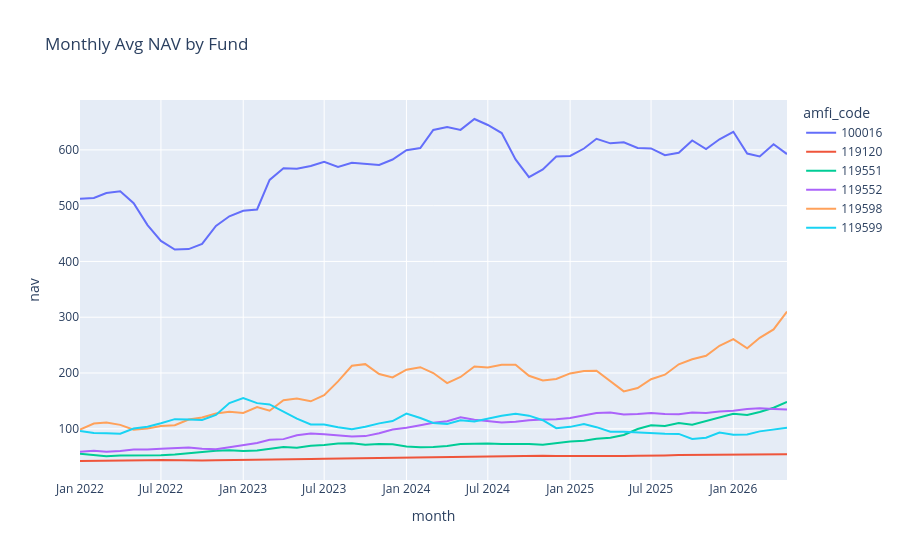

The notebook cell this image was saved under:
### Code cell
# ── CHART 11: Performance - Return Comparison ─────────────────────────
print("PERF cols:", perf.columns.tolist())
return_cols = [c for c in perf.columns if "return" in c.lower()]
if return_cols:
    perf_melt = perf.melt(id_vars=[c for c in perf.columns if "name" in c.lower() or "code" in c.lower()][:1], 
                           value_vars=return_cols[:3], var_name="Period", value_name="Return")
    plt.figure(figsize=(12,5))
    sns.barplot(data=perf_melt, x=perf_melt.columns[0], y="Return", hue="Period")
    plt.title("Fund Returns Comparison")
    plt.xticks(rotation=45, ha="right")
    plt.tight_layout()
    plt.savefig("../data/processed/chart11_returns.png", dpi=150)
    plt.show()

# ── CHART 12: NAV Boxplot by Fund ────────────────────────────────────
top_codes = nav["amfi_code"].value_counts().head(6).index
nav_top = nav[nav["amfi_code"].isin(top_codes)]
plt.figure(figsize=(12,5))
sns.boxplot(data=nav_top, x="amfi_code", y="nav")
plt.title("NAV Distribution by Fund (Top 6)")
plt.tight_layout()
plt.savefig("../data/processed/chart12_nav_boxplot.png", dpi=150)
plt.show()

# ── CHART 13: Monthly NAV Trend (Plotly) ─────────────────────────────
nav["month"] = pd.to_datetime(nav["date"]).dt.to_period("M").astype(str)
monthly_nav = nav.groupby(["month","amfi_code"])["nav"].mean().reset_index()
fig = px.line(monthly_nav[monthly_nav["amfi_code"].isin(top_codes)], 
              x="month", y="nav", color="amfi_code", title="Monthly Avg NAV by Fund")
fig.write_html("../data/processed/chart13_monthly_nav.html")
fig.show()

# ── CHART 14: AUM Trend Over Time ────────────────────────────────────
aum["date"] = pd.to_datetime(aum["date"], errors="coerce")
plt.figure(figsize=(12,5))
for fh in aum["fund_house"].unique()[:5]:
    subset = aum[aum["fund_house"]==fh]
    plt.plot(subset["date"], subset["aum_lakh_crore"], label=fh)
plt.title("AUM Trend Over Time (Top 5 Fund Houses)")
plt.legend(fontsize=7)
plt.tight_layout()
plt.savefig("../data/processed/chart14_aum_trend.png", dpi=150)
plt.show()

# ── CHART 15: SIP Accounts Growth ────────────────────────────────────
sip["month"] = pd.to_datetime(sip["month"], errors="coerce")
plt.figure(figsize=(12,4))
plt.plot(sip["month"], sip["active_sip_accounts_crore"], color="green", linewidth=2)
plt.title("Active SIP Accounts Growth (Crore)")
plt.xlabel("Month")
plt.ylabel("Active Accounts (Crore)")
plt.tight_layout()
plt.savefig("../data/processed/chart15_sip_accounts.png", dpi=150)
plt.show()

print("Charts 11-15 done!")

### Figure 1 — Plotly figure (JSON) as saved in the notebook; plotly's stock layout.template omitted (floating-point values rounded to 4 significant figures)
{"data": [{"hovertemplate": "amfi_code=100016<br>month=%{x}<br>nav=%{y}<extra></extra>", "legendgroup": "100016", "line": {"color": "#636efa", "dash": "solid"}, "marker": {"symbol": "circle"}, "mode": "lines", "name": "100016", "orientation": "v", "showlegend": true, "type": "scatter", "x": ["2022-01", "2022-02", "2022-03", "2022-04", "2022-05", "2022-06", "2022-07", "2022-08", "2022-09", "2022-10", "2022-11", "2022-12", "2023-01", "2023-02", "2023-03", "2023-04", "2023-05", "2023-06", "2023-07", "2023-08", "2023-09", "2023-10", "2023-11", "2023-12", "2024-01", "2024-02", "2024-03", "2024-04", "2024-05", "2024-06", "2024-07", "2024-08", "2024-09", "2024-10", "2024-11", "2024-12", "2025-01", "2025-02", "2025-03", "2025-04", "2025-05", "2025-06", "2025-07", "2025-08", "2025-09", "2025-10", "2025-11", "2025-12", "2026-01", "2026-02", "2026-03", "2026-04", "2026-05"], "xaxis": "x", "y": [512.5, 513.9, 522.6, 525.6, 504.3, 465.1, 436.7, 421.3, 422.2, 431.4, 463.7, 481.0, 491.0, 493.2, 546.1, 566.9, 566.0, 571.0, 578.8, 569.5, 577.0, 575.3, 573.1, 582.7, 599.3, 603.2, 635.7, 641.0, 635.9, 655.4, 644.6, 630.2, 583.0, 551.2, 564.9, 588.1, 589.1, 602.5, 620.0, 611.7, 613.7, 603.5, 602.6, 590.5, 595.0, 616.8, 601.5, 619.0, 632.4, 593.4, 588.1, 610.3, 592.4], "yaxis": "y"}, {"hovertemplate": "amfi_code=119120<br>month=%{x}<br>nav=%{y}<extra></extra>", "legendgroup": "119120", "line": {"color": "#EF553B", "dash": "solid"}, "marker": {"symbol": "circle"}, "mode": "lines", "name": "119120", "orientation": "v", "showlegend": true, "type": "scatter", "x": ["2022-01", "2022-02", "2022-03", "2022-04", "2022-05", "2022-06", "2022-07", "2022-08", "2022-09", "2022-10", "2022-11", "2022-12", "2023-01", "2023-02", "2023-03", "2023-04", "2023-05", "2023-06", "2023-07", "2023-08", "2023-09", "2023-10", "2023-11", "2023-12", "2024-01", "2024-02", "2024-03", "2024-04", "2024-05", "2024-06", "2024-07", "2024-08", "2024-09", "2024-10", "2024-11", "2024-12", "2025-01", "2025-02", "2025-03", "2025-04", "2025-05", "2025-06", "2025-07", "2025-08", "2025-09", "2025-10", "2025-11", "2025-12", "2026-01", "2026-02", "2026-03", "2026-04", "2026-05"], "xaxis": "x", "y": [42.43, 42.45, 42.25, 42.66, 42.79, 43.62, 43.95, 44.18, 43.98, 43.33, 43.38, 43.58, 43.95, 44.2, 44.12, 45.02, 45.64, 45.74, 46.27, 46.62, 47.61, 47.79, 48.3, 48.57, 48.72, 49.39, 49.4, 49.24, 49.82, 50.84, 50.77, 51.43, 52.23, 52.11, 51.69, 51.25, 51.1, 50.72, 50.45, 50.56, 51.12, 51.48, 51.33, 52.19, 52.79, 52.98, 53.48, 53.75, 54.35, 54.77, 54.61, 54.72, 54.46], "yaxis": "y"}, {"hovertemplate": "amfi_code=119551<br>month=%{x}<br>nav=%{y}<extra></extra>", "legendgroup": "119551", "line": {"color": "#00cc96", "dash": "solid"}, "marker": {"symbol": "circle"}, "mode": "lines", "name": "119551", "orientation": "v", "showlegend": true, "type": "scatter", "x": ["2022-01", "2022-02", "2022-03", "2022-04", "2022-05", "2022-06", "2022-07", "2022-08", "2022-09", "2022-10", "2022-11", "2022-12", "2023-01", "2023-02", "2023-03", "2023-04", "2023-05", "2023-06", "2023-07", "2023-08", "2023-09", "2023-10", "2023-11", "2023-12", "2024-01", "2024-02", "2024-03", "2024-04", "2024-05", "2024-06", "2024-07", "2024-08", "2024-09", "2024-10", "2024-11", "2024-12", "2025-01", "2025-02", "2025-03", "2025-04", "2025-05", "2025-06", "2025-07", "2025-08", "2025-09", "2025-10", "2025-11", "2025-12", "2026-01", "2026-02", "2026-03", "2026-04", "2026-05"], "xaxis": "x", "y": [55.09, 52.48, 50.84, 52.04, 51.89, 52.68, 52.69, 53.77, 56.55, 57.88, 60.85, 61.35, 60.27, 61.13, 64.59, 67.36, 66.21, 69.62, 70.83, 73.76, 74.03, 71.21, 72.89, 72.19, 68.34, 66.87, 67.37, 69.21, 72.88, 73.65, 73.65, 72.63, 73.04, 72.59, 71.39, 74.39, 77.03, 78.76, 81.97, 84.12, 88.94, 99.58, 106.2, 105.0, 110.5, 107.1, 113.7, 121.2, 126.9, 124.6, 130.0, 137.7, 148.4], "yaxis": "y"}, {"hovertemplate": "amfi_code=119552<br>month=%{x}<br>nav=%{y}<extra></extra>", "legendgroup": "119552", "line": {"color": "#ab63fa", "dash": "solid"}, "marker": {"symbol": "circle"}, "mode": "lines", "name": "119552", "orientation": "v", "showlegend": true, "type": "scatter", "x": ["2022-01", "2022-02", "2022-03", "2022-04", "2022-05", "2022-06", "2022-07", "2022-08", "2022-09", "2022-10", "2022-11", "2022-12", "2023-01", "2023-02", "2023-03", "2023-04", "2023-05", "2023-06", "2023-07", "2023-08", "2023-09", "2023-10", "2023-11", "2023-12", "2024-01", "2024-02", "2024-03", "2024-04", "2024-05", "2024-06", "2024-07", "2024-08", "2024-09", "2024-10", "2024-11", "2024-12", "2025-01", "2025-02", "2025-03", "2025-04", "2025-05", "2025-06", "2025-07", "2025-08", "2025-09", "2025-10", "2025-11", "2025-12", "2026-01", "2026-02", "2026-03", "2026-04", "2026-05"], "xaxis": "x", "y": [58.74, 60.49, 59.02, 60.13, 62.89, 62.78, 64.34, 65.98, 66.39, 64.16, 63.2, 67.07, 71.39, 74.59, 80.21, 81.46, 88.38, 91.46, 90.26, 88.87, 86.31, 86.88, 92.05, 98.83, 101.8, 106.3, 110.8, 113.5, 120.5, 116.1, 113.2, 111.1, 112.8, 115.4, 116.6, 117.1, 119.4, 124.5, 128.2, 129.4, 125.7, 126.5, 128.3, 126.3, 125.9, 129.1, 128.2, 130.8, 132.5, 135.7, 136.7, 135.5, 134.7], "yaxis": "y"}, {"hovertemplate": "amfi_code=119598<br>month=%{x}<br>nav=%{y}<extra></extra>", "legendgroup": "119598", "line": {"color": "#FFA15A", "dash": "solid"}, "marker": {"symbol": "circle"}, "mode": "lines", "name": "119598", "orientation": "v", "showlegend": true, "type": "scatter", "x": ["2022-01", "2022-02", "2022-03", "2022-04", "2022-05", "2022-06", "2022-07", "2022-08", "2022-09", "2022-10", "2022-11", "2022-12", "2023-01", "2023-02", "2023-03", "2023-04", "2023-05", "2023-06", "2023-07", "2023-08", "2023-09", "2023-10", "2023-11", "2023-12", "2024-01", "2024-02", "2024-03", "2024-04", "2024-05", "2024-06", "2024-07", "2024-08", "2024-09", "2024-10", "2024-11", "2024-12", "2025-01", "2025-02", "2025-03", "2025-04", "2025-05", "2025-06", "2025-07", "2025-08", "2025-09", "2025-10", "2025-11", "2025-12", "2026-01", "2026-02", "2026-03", "2026-04", "2026-05"], "xaxis": "x", "y": [98.72, 109.4, 111.3, 107.0, 98.35, 100.7, 104.8, 106.4, 116.6, 120.3, 127.2, 130.4, 128.4, 138.8, 132.3, 151.3, 154.1, 149.2, 160.3, 184.9, 212.9, 215.9, 198.3, 192.0, 206.0, 210.4, 200.0, 181.9, 192.9, 211.8, 209.8, 214.6, 215.0, 195.1, 186.6, 189.2, 199.2, 203.7, 204.1, 186.0, 167.1, 173.2, 188.8, 197.0, 215.6, 224.5, 230.9, 248.7, 260.9, 244.4, 263.0, 278.1, 310.2], "yaxis": "y"}, {"hovertemplate": "amfi_code=119599<br>month=%{x}<br>nav=%{y}<extra></extra>", "legendgroup": "119599", "line": {"color": "#19d3f3", "dash": "solid"}, "marker": {"symbol": "circle"}, "mode": "lines", "name": "119599", "orientation": "v", "showlegend": true, "type": "scatter", "x": ["2022-01", "2022-02", "2022-03", "2022-04", "2022-05", "2022-06", "2022-07", "2022-08", "2022-09", "2022-10", "2022-11", "2022-12", "2023-01", "2023-02", "2023-03", "2023-04", "2023-05", "2023-06", "2023-07", "2023-08", "2023-09", "2023-10", "2023-11", "2023-12", "2024-01", "2024-02", "2024-03", "2024-04", "2024-05", "2024-06", "2024-07", "2024-08", "2024-09", "2024-10", "2024-11", "2024-12", "2025-01", "2025-02", "2025-03", "2025-04", "2025-05", "2025-06", "2025-07", "2025-08", "2025-09", "2025-10", "2025-11", "2025-12", "2026-01", "2026-02", "2026-03", "2026-04", "2026-05"], "xaxis": "x", "y": [95.87, 92.41, 92.02, 91.27, 100.5, 103.8, 110.0, 117.3, 116.5, 115.7, 124.8, 146.2, 155.0, 146.0, 143.6, 130.0, 118.2, 107.9, 107.6, 103.0, 99.26, 103.8, 109.7, 113.9, 127.2, 119.3, 110.5, 108.8, 115.2, 113.1, 118.0, 123.4, 127.0, 123.6, 115.3, 101.1, 103.4, 108.6, 102.9, 94.76, 94.53, 93.1, 92.82, 91.01, 90.86, 81.76, 83.9, 93.2, 89.43, 89.97, 95.37, 98.45, 101.9], "yaxis": "y"}], "layout": {"legend": {"title": {"text": "amfi_code"}, "tracegroupgap": 0}, "title": {"text": "Monthly Avg NAV by Fund"}, "xaxis": {"anchor": "y", "domain": [0, 1], "title": {"text": "month"}}, "yaxis": {"anchor": "x", "domain": [0, 1], "title": {"text": "nav"}}}}
